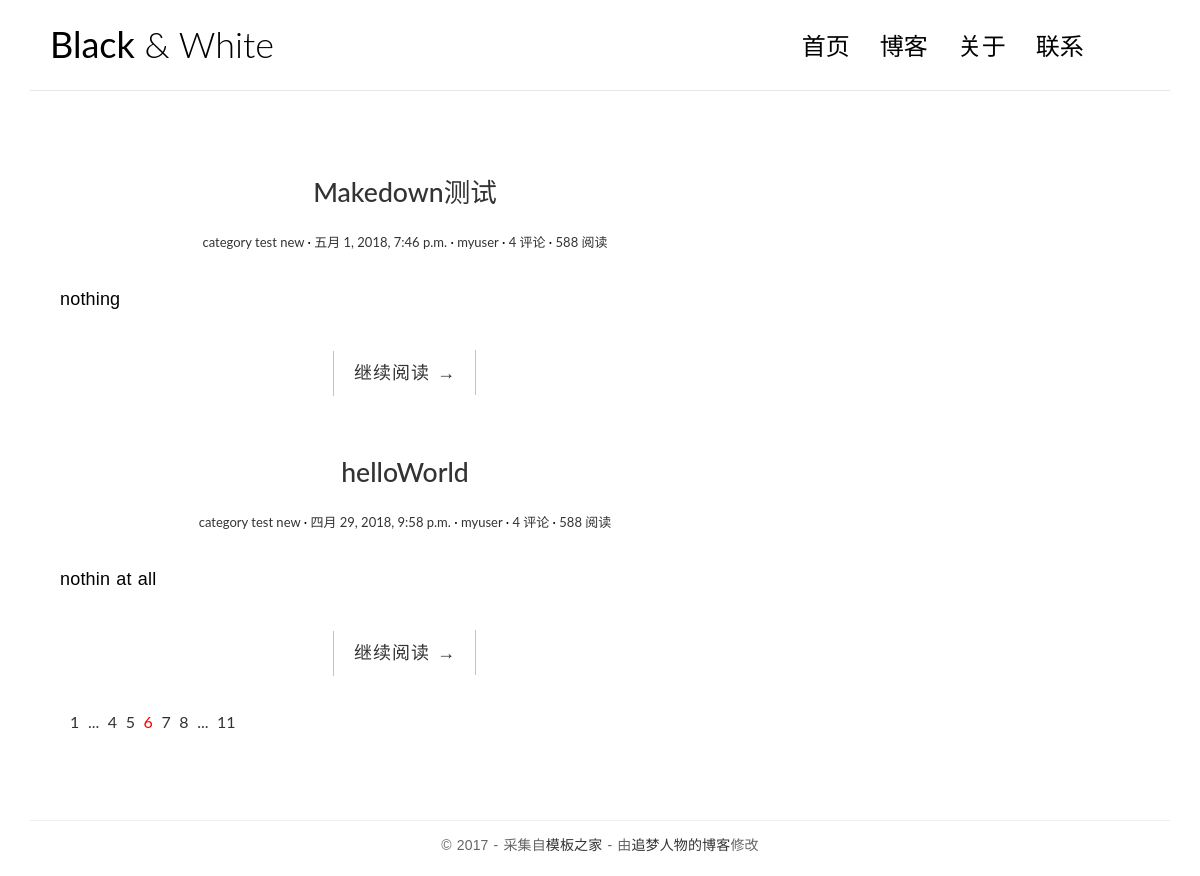
The page / on the database its author committed.
### blog/models.py (models this page shows, shortened)
class Post(models.Model):
	title = models.CharField(max_length=70)
	body = models.TextField()
	created_time = models.DateTimeField()
	modified_time = models.DateTimeField()
	excerpt = models.CharField(max_length=200,blank=True)
	category = models.ForeignKey('Category',on_delete=models.CASCADE)
	tags = models.ManyToManyField(Tag,blank=True)
	author = models.ForeignKey(User,on_delete=models.CASCADE)
	def get_absolute_url(self):
		return reverse('blog:detail',kwargs={'pk':self.pk})

class Category(models.Model):
	name = models.CharField(max_length=100)

### blog/views.py (the view)
# urls.py: path('',views.index,name='index'),
def index(request):
	post_list = Post.objects.all().order_by('-created_time')
	return render(request,'blog/index.html',context={
		'post_list':post_list
	})

### blog/templates/blog/index.html (shortened to what this page needs)
{% extends 'base.html' %}
{% load static %}
				{% block main %}
            	{%for post in post_list %}
                	<article class="post post-{{ post.pk }}">
                    <header class="entry-header">
                        <h1 class="entry-title">
                            <a href="{{ post.get_absolute_url }}">{{ post.title }}</a>
                        </h1>
                        <div class="entry-meta">
                            <span class="post-category"><a href="#">{{ post.category.name }}</a></span>
                            <span class="post-date"><a href="#"><time class="entry-date"
                                                                      datetime="{{ post.created_time }}">{{ post.created_time }}</time></a></span>
                            <span class="post-author"><a href="#">{{ post.author }}</a></span>
                            <span class="comments-link"><a href="#">4 评论</a></span>
                            <span class="views-count"><a href="#">588 阅读</a></span>
                        </div>
                    </header>
                    <div class="entry-content clearfix">
                        <p>{{ post.excerpt }}</p>
                        <div class="read-more cl-effect-14">
                            <a href="{{ post.get_absolute_url }}" class="more-link">继续阅读 <span class="meta-nav">→</span></a>
                        </div>
                    </div>
                </article>
               {% empty %}
               	<div class="no-post">暂时还没有发布的文章！</div>
               {% endfor %}
                <div class="pagination">
                    <ul>
                        <li><a href="">1</a></li>
                        <li><a href="">...</a></li>
                        <li><a href="">4</a></li>
                        <li><a href="">5</a></li>
                        <li class="current"><a href="">6</a></li>
                        <li><a href="">7</a></li>
                        <li><a href="">8</a></li>
                        <li><a href="">...</a></li>
                        <li><a href="">11</a></li>
                    </ul>
                </div>
             {% endblock main %}

### blog/templates/base.html (shortened to what this page needs)
<!DOCTYPE html>
{% load static %}
<html>
<head>
    <link rel="stylesheet" href="http://code.ionicframework.com/ionicons/2.0.1/css/ionicons.min.css">
    <link rel="stylesheet" href="{% static 'blog/css/bootstrap.min.css' %}">
    <link rel="stylesheet" href="{% static 'blog/css/pace.css' %}">
    <link rel="stylesheet" href="{% static 'blog/css/custom.css' %}">
    <link rel="stylesheet" href="{% static 'blog/css/highlights/github.css' %}">
</head>
<body>
<div class="container">
    <header id="site-header">
        <div class="row">
            <div class="col-md-4 col-sm-5 col-xs-8">
                <div class="logo">
                    <h1><a href="index.html"><b>Black</b> &amp; White</a></h1>
                </div>
            </div>
            <div class="col-md-8 col-sm-7 col-xs-4">
                <nav class="main-nav" role="navigation">
                    <div class="collapse navbar-collapse" id="bs-example-navbar-collapse-1">
                        <ul class="nav navbar-nav navbar-right">
                            <li class="cl-effect-11"><a href="index.html" data-hover="首页">首页</a></li>
                            <li class="cl-effect-11"><a href="full-width.html" data-hover="博客">博客</a></li>
                            <li class="cl-effect-11"><a href="about.html" data-hover="关于">关于</a></li>
                            <li class="cl-effect-11"><a href="contact.html" data-hover="联系">联系</a></li>
                        </ul>
                    </div>
                </nav>
            </div>
        </div>
    </header>
</div>
<div class="content-body">
    <div class="container">
        <div class="row">
            <main class="col-md-8">
            	{% block main %}
            	{% endblock main %}
            </main>
            <aside class="col-md-4">
            </aside>
        </div>
    </div>
</div>
<footer id="site-footer">
    <div class="container">
        <div class="row">
            <div class="col-md-12">
                <p class="copyright">&copy 2017 - 采集自<a href="http://www.cssmoban.com/"
                                                        target="_blank" title="模板之家">模板之家</a>
                    - 由<a href="http://zmrenwu.com/" title="网页模板" target="_blank">追梦人物的博客</a>修改
                </p>
            </div>
        </div>
    </div>
</footer>
</body>
</html>

### blog/static/blog/css/custom.css (style rules this page uses)
* { outline: none; }
h1, h2, h3, h4, h5, h6 { margin-top: 0; }
b { font-weight: 400; }
a { color: #333; }
body { color: #444; font-family: 'Lato', sans-serif; }
p { font-family: 'Ubuntu', sans-serif; font-weight: 400; word-spacing: 1px; letter-spacing: 0.01em; }
#site-header { background-color: #FFF; padding: 25px 20px; margin-bottom: 40px; border-bottom: 1px solid #e7e7e7; }
.logo h1 a { color: #000; }
.logo h1 { margin: 0; font-family: 'Lato', sans-serif; font-weight: 300; }
.main-nav { margin-top: 11px; max-width: 95%; }
.main-nav a { color: #000000 !important; padding: 0 0 5px 0 !important; margin-right: 30px; font-family: 'Lato', sans-serif; font-weight: 300; font-size: 24px; }
.cl-effect-11 a { padding: 10px 0; color: #0972b4; text-shadow: none; }
.cl-effect-11 a::before { position: absolute; top: 0; left: 0; overflow: hidden; padding: 0 0 5px 0 !important; max-width: 0; border-bottom: 1px solid #000; color: #000; content: attr(data-hover); white-space: nowrap; -webkit-transition: max-width 0.5s; -moz-transition: max-width 0.5s; transition: max-width 0.5s; }
.content-body { padding-bottom: 4em; }
.post { background: #fff; padding: 30px 30px 0; }
.entry-title { text-align: center; font-size: 1.9em; margin-bottom: 20px; line-height: 1.6; padding: 10px 20px 0; }
.entry-meta { text-align: center; color: #DDDDDD; font-size: 13px; margin-bottom: 30px; }
.entry-content { font-size: 18px; line-height: 1.9; font-weight: 300; color: #000; }
.post-category::after, .post-date::after, .post-author::after, .comments-link::after { content: ' ·'; color: #000; }
.read-more { font-family: 'Ubuntu', sans-serif; font-weight: 400; word-spacing: 1px; letter-spacing: 0.01em; text-align: center; margin-top: 20px; }
.cl-effect-14 a { padding: 0 20px; height: 45px; line-height: 45px; position: relative; display: inline-block; margin: 15px 25px; letter-spacing: 1px; font-weight: 400; text-shadow: 0 0 1px rgba(255, 255, 255, 0.3); }
.cl-effect-14 a::before, .cl-effect-14 a::after { position: absolute; width: 45px; height: 1px; background: #C3C3C3; content: ''; -webkit-transition: all 0.3s; -moz-transition: all 0.3s; transition: all 0.3s; pointer-events: none; }
.cl-effect-14 a::before { top: 0; left: 0; -webkit-transform: rotate(90deg); -moz-transform: rotate(90deg); transform: rotate(90deg); -webkit-transform-origin: 0 0; -moz-transform-origin: 0 0; transform-origin: 0 0; }
.cl-effect-14 a::after { right: 0; bottom: 0; -webkit-transform: rotate(90deg); -moz-transform: rotate(90deg); transform: rotate(90deg); -webkit-transform-origin: 100% 0; -moz-transform-origin: 100% 0; transform-origin: 100% 0; }
#site-footer { padding-top: 10px; padding: 0 0 1.5em 0; }
.copyright { text-align: center; padding-top: 1em; margin: 0; border-top: 1px solid #eee; color: #666; }
.pagination ul { list-style: none; }
.pagination ul li { display: inline-block; font-size: 16px; margin-right: 5px; }
.current a { color: red; }

### rows shown on the page
Post: title "Makedown测试", category.name "category test new", created_time "五月 1, 2018, 7:46 p.m.", author "myuser", excerpt "nothing"
Post: title "helloWorld", category.name "category test new", created_time "四月 29, 2018, 9:58 p.m.", author "myuser", excerpt "nothin at all"
